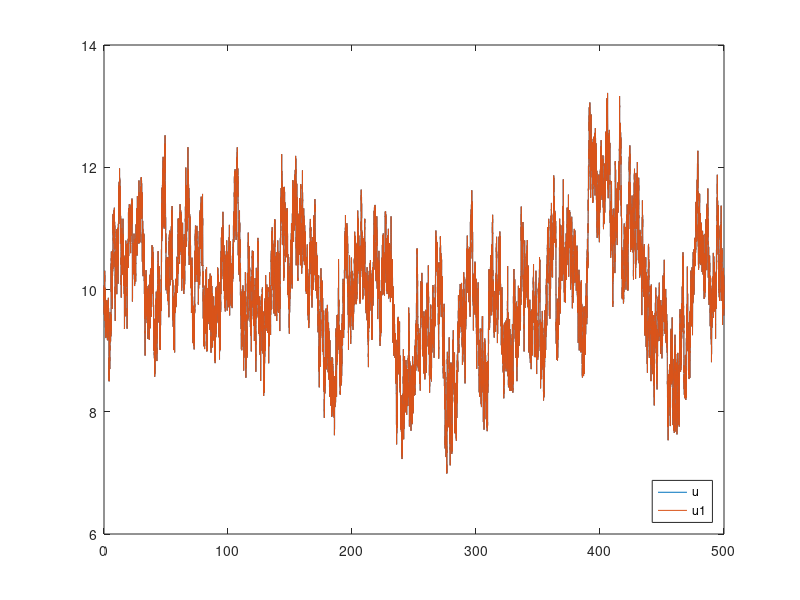
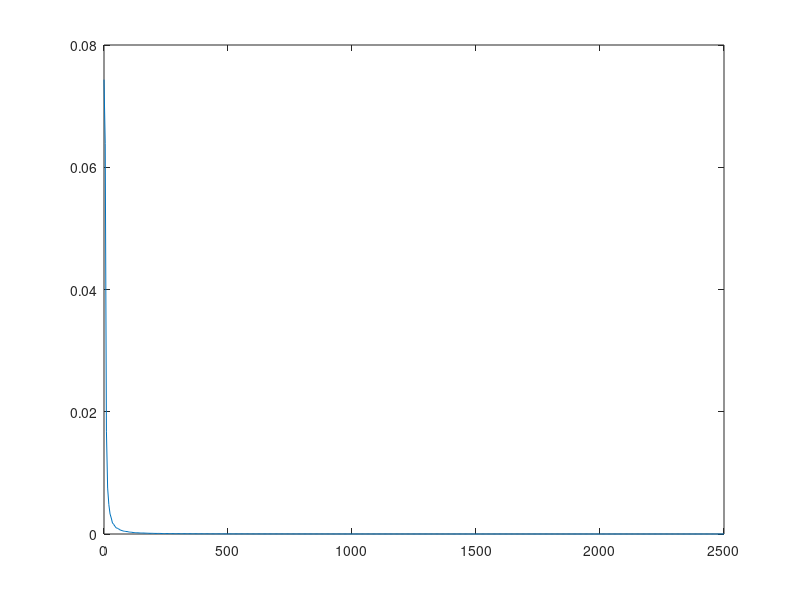

Here is the MATLAB script that generated these plots, in order:
clear 
close all
clc
% This function produces a wind series provided:
% V10     -> averaged wind speed blowing in 10 minutes [m/s]
% V10_std -> std of the V10 [m/s]
% f       -> sampling freq. [Hz] (i.e. f=1/delta_t, delta_t sampling time)
% h       -> height above ground level [m]
% T       -> total time [s]

% This function is based on Hansen M.O.L. "Aerodynamics of wind turbines",
% 2015
%%
h = 150;
% l parameter based on the height
if h <= 30 
  l = 20;
else
  l = 600;
end

fs = 50; % sample frequency
V10 = 10;
V10_std = 1;
T = 500; % second to generate

delta_ts = 1/fs;  % sampling time [s]
N = T/delta_ts;   % number of samples

I = V10_std/V10;  % turbulence intensity

t = delta_ts*[1:1:N]; % [s] time  
cos_v = zeros(N, 1);  % vector of cosines
p_sum = 0;            % partial sum
PSD_store = zeros(N/2, 1);
for n = 1:N/2
  f_n = n/T;                                  % frequency [Hz]
  PSD = I^2*V10*l/(1 + 1.5*f_n*l/V10)^(5/3);  % PSD
  PSD_store(n) = PSD;
  phi_n = rand(1)*2*pi;                       % Random phase [rad]
  cos_v = cos(2*pi*f_n.*t - phi_n);           % vector of cosines
  p_sum = p_sum + sqrt(2*PSD/T)*cos_v;        % partial sum
end

fprintf('Integral of the PSD: %6.5f\n', sum(PSD_store)/T);
fprintf('SQRT of integral of the PSD: %6.5f\n', sqrt(sum(PSD_store)/T));

u = V10 + p_sum;  % add the mean to the windspeed [m/s]
fprintf('Mean: %5.4f [m/s]\n', mean(u));
fprintf('STD: %5.4f [m/s]\n', std(u));

% Rescale the std
u1 = V10_std*u + (1 - V10_std)*V10;

fprintf('Mean: %5.4f [m/s]\n', mean(u1));
fprintf('STD: %5.4f [m/s]\n', std(u1));

%%
figure()
plot([1/fs:1/fs:T], u)
hold on
plot([1/fs:1/fs:T], u1)
legend('u', 'u1', 'location','southeast')
%%
fs2 = 100*fs;
% window = hamming(256);  % Window for spectral estimation
% noverlap = 128;  % Number of samples to overlap between segments
% nfft = 1024;  % Number of points for FFT
[pxx,f] = pwelch(u, hanning(1024), [], 1024, fs2);
freq = 1/T:1/T:N/(2*T);
V10_std2 = sqrt(trapz(f, pxx)/(pi*max(f)));
fprintf('STD %5.4f\n', V10_std2);

[pxx,f] = pwelch(u1, hanning(1024), [], 1024, fs2);
V10_std2 = sqrt(trapz(f, pxx)/(pi*max(f)));
fprintf('STD %5.4f\n', V10_std2);

figure()
% plot([1:1:N/2]/T, PSD_store)
% hold on
plot(f, pxx)
